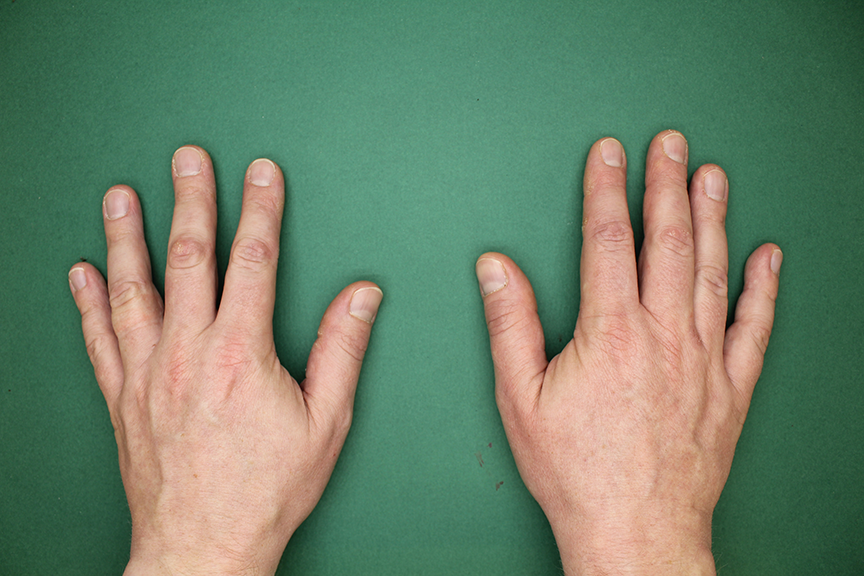
#> input picture ml/week14/hands.png, 864 x 576 px
$ python week14_solution.py
#> lines starting #> are read from the running program, lines starting #| are printed output that depends on the picture; after the words box and inside, x2 and y2 are one past the last pixel; in counts of white or black regions, pixels touching at a corner belong together
#> (the call stopped at in exercise1, `x, _ = make_blobs(n_samples=300, centers=4, cluster_std=0.90, random_s..`: sklearn is not available in this run)
#> in exercise2, image is the input picture: shape (576, 864, 3); mean R, G, B 110.6, 130.1, 105.6
### ml/week14/my_kmeans_sol.py
import numpy as np
from scipy.spatial import distance

class MyKMeans():
    """ Implementation of K-Means clustering

    Parameters
    ----------
    int : n_cluster
          max depth of the threes

    Attributes
    ----------
    int : n_clusters
          The number of clusters to form as well as the number of centroids to
          generate.
    array_like : cluster_centers_
                 Coordinates of cluster centers.
    ...

    Methods
    -------
    fit(x, y)
        Compute k-means clustering

    predict(x)
        Predict the closest cluster each sample in x belongs to.
    """
    def __init__(self, n_clusters):
        self.n_clusters = n_clusters
        self.cluster_centers_ = 0

    def fit(self, x):
        """ Compute k-means clustering

        Parameters:
        -----------
        x : array_like
            data
        """
        n_features = x.shape[1]
#> n_features = 3

        # initialize attrtibutes and variables
        self.cluster_centers_ = np.zeros((self.n_clusters, n_features))
#> self.cluster_centers_ = [[0, 0, 0], [0, 0, 0]]

        self.labels_ = np.random.choice(range(0, self.n_clusters), x.shape[0])
        labels_old_ = np.zeros(x.shape[0])

        for i in range(self.n_clusters):
            self.cluster_centers_[i, :] = np.mean(x[self.labels_ == i], axis=0)
#> after the loop, self.cluster_centers_ = [[110.6, 130.1, 105.6], [110.7, 130.1, 105.6]]


        # calculate cluster centers until nothing changes
        while not (labels_old_ == self.labels_).all():
            distances = distance.cdist(x, self.cluster_centers_, 'euclidean')

            labels_old_ = self.labels_.copy()
            self.labels_ = np.argmin(distances, axis=1)  # take closest center

            # calculate new cluster center with new predictions
            for i in range(self.n_clusters):
                self.cluster_centers_[i, :] = np.mean(x[self.labels_ == i],
                                                      axis=0)
#> after the loop, self.cluster_centers_ = [[66.51, 115.8, 90.02], [210.3, 162.3, 140.7]]

        return self

    # [19 lines left out: function predict, not called in this run]

### ml/week14/week14_solution.py
import skimage.io
import numpy as np
import matplotlib.pyplot as plt
from my_kmeans_sol import MyKMeans
from sklearn.datasets.samples_generator import make_blobs

###############################################################################
##
## Functions
##
###############################################################################

def exercise1():
    # create data
    x, _ = make_blobs(n_samples=300, centers=4, cluster_std=0.90,
                      random_state=0)

    # show data
    fig, axes = plt.subplots(3,1, figsize=(6,12))
    axes[0].scatter(x[:, 0], x[:, 1], s=7)
    axes[0].set_title('Dataset')

    # create model and fit it
    mdl = MyKMeans(4).fit(x)

    # call predict method and indicate cluster assignments with different colors
    prediction = mdl.predict(x)
    axes[1].scatter(x[:, 0], x[:, 1], c=prediction, s=7)
    axes[1].scatter(mdl.cluster_centers_[:, 0], mdl.cluster_centers_[:, 1],
                marker='X', c='r', s=150)
    axes[1].set_title('Cluster assignment')

    # displaying the decision boundaries of the clusters
    x_min, x_max = x[:, 0].min() - 1, x[:, 0].max() + 1
    y_min, y_max = x[:, 1].min() - 1, x[:, 1].max() + 1
    plot_clusters(mdl, x_min, x_max, y_min, y_max, ax=axes[2])
    axes[2].scatter(x[:, 0], x[:, 1], c=prediction, s=7)
    axes[2].set_title('Voronoi diagram')
    plt.show()


def exercise2():
    # read image and plot it
    image = skimage.io.imread('hands.png')

    # reshape image to an array of RGB pixels
    data = image.reshape((-1, 3)).astype(np.float32)

    # create model with two clusters and fit it
    mdl = MyKMeans(n_clusters=2)
    mdl.fit(data)

    # take the values of the cluster center and reshape the array
    center_colors = np.uint8(mdl.cluster_centers_)
#> center_colors = [[66, 115, 90], [210, 162, 140]]
    labels_image = mdl.labels_.reshape(image.shape[:2])
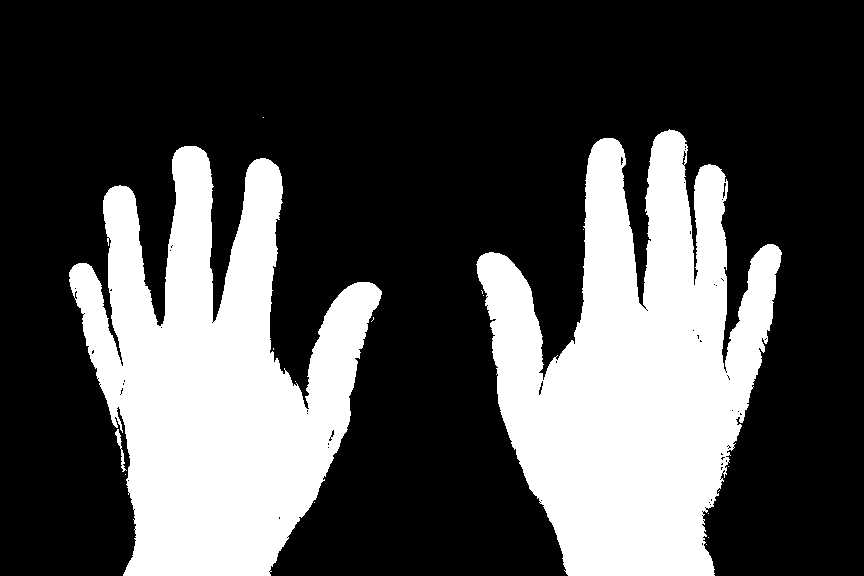
#> labels_image: shape (576, 864) int64; values 0 (black) and 1 (white), 30.7% white; 17 white regions (14 under 20 px), largest, box (x1, y1, x2, y2) and area: (476, 129, 782, 576) 79085, (69, 146, 382, 576) 73504, (115, 429, 127, 472) 129

    # create x,y,rgb image by replacing the two clusters 0/1 with the
    # corresponding color
    result = center_colors[labels_image]
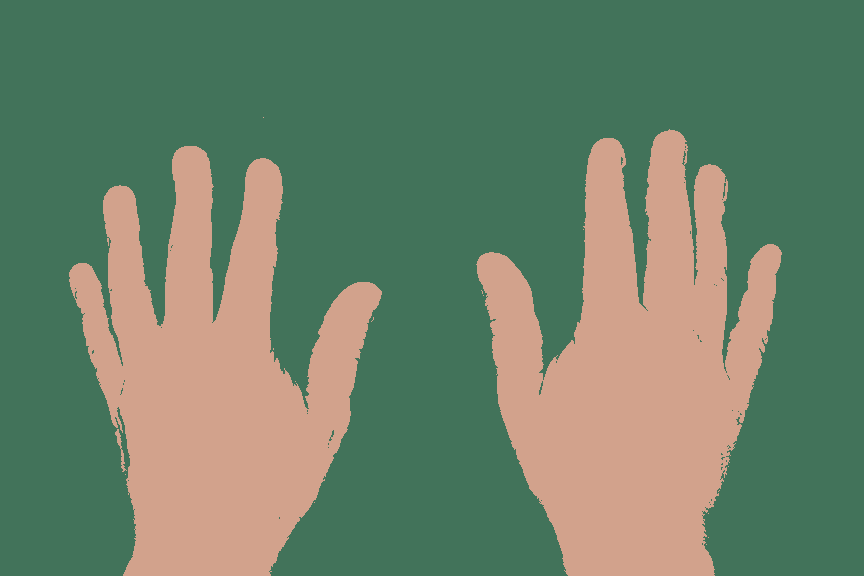
#> result: shape (576, 864, 3); mean of channels 0, 1, 2 110.2, 129.4, 105.3; drawn as R, G, B

    # show result
    fig, axes = plt.subplots(2,1,figsize=(6,12))
    axes[0].imshow(image)
    axes[0].set_title('Original image')
    axes[0].axis('off')

    axes[1].imshow(result)
    axes[1].set_title('Segmented image')
    axes[1].axis('off')
    plt.show()
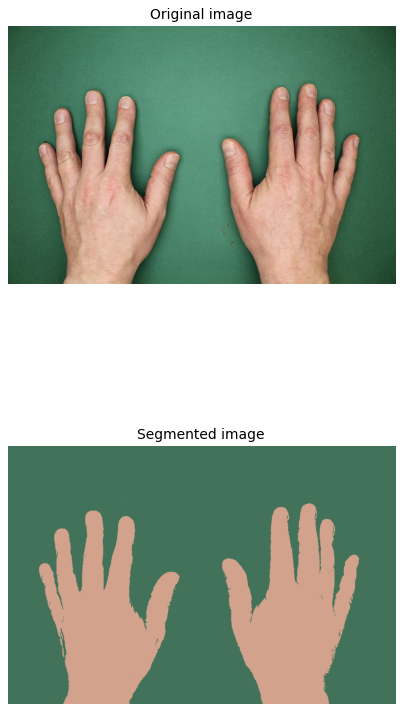
#> figure drawn by matplotlib, 2 panels


def plot_clusters(mdl, x_min, x_max, y_min, y_max, ax=None):
    """ This is a helper function to plot the cluster boundaries

    Parameters:
    -----------
    model : obj
            fitted model
    x_min : float
            minimum x_value of plot
    x_max : float
            maximum x_value of plot
    y_min : float
            minimum y_value of plot
    y_min : float
            maximum y_value of plot
    ax : obj
         optional figure to plot on
    """
    if ax is None:
        plt.figure(figsize=(8, 8))
    ax = plt.gca()

    # creating a meshgrid to approximate a decision boundary
    xx, yy = np.meshgrid(np.linspace(x_min, x_max, 200, endpoint=True),
                         np.linspace(y_min, y_max, 200, endpoint=True))
    # predicting on the flattened mesh
    prediction = mdl.predict(np.c_[xx.ravel(), yy.ravel()])
    # and bringing it back to its original shape
    prediction = prediction.reshape(xx.shape)
    # plotting the colormesh
    ax.pcolormesh(xx, yy, prediction, cmap="cool")

###############################################################################
##
## Main
##
###############################################################################

if __name__ == '__main__':
    exercise1()
    exercise2()
